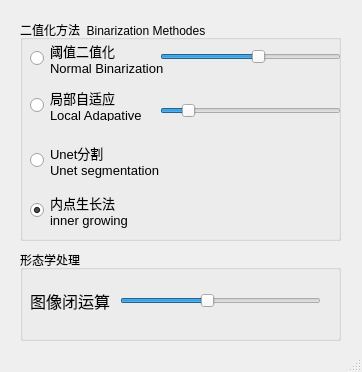
<?xml version="1.0" encoding="UTF-8"?>
<ui version="4.0">
 <class>Binary</class>
 <widget class="QMainWindow" name="Binary">
  <property name="geometry">
   <rect>
    <x>0</x>
    <y>0</y>
    <width>362</width>
    <height>372</height>
   </rect>
  </property>
  <property name="windowTitle">
   <string>二值化</string>
  </property>
  <widget class="QWidget" name="centralwidget">
   <widget class="QGroupBox" name="groupBox">
    <property name="geometry">
     <rect>
      <x>20</x>
      <y>20</y>
      <width>321</width>
      <height>221</height>
     </rect>
    </property>
    <property name="title">
     <string>二值化方法  Binarization Methodes</string>
    </property>
    <widget class="QRadioButton" name="radioBinaryNormal">
     <property name="geometry">
      <rect>
       <x>10</x>
       <y>18</y>
       <width>171</width>
       <height>41</height>
      </rect>
     </property>
     <property name="font">
      <font>
       <pointsize>10</pointsize>
      </font>
     </property>
     <property name="focusPolicy">
      <enum>Qt::NoFocus</enum>
     </property>
     <property name="text">
      <string>阈值二值化
Normal Binarization</string>
     </property>
     <property name="checked">
      <bool>false</bool>
     </property>
    </widget>
    <widget class="QRadioButton" name="radioBinaryAuto">
     <property name="geometry">
      <rect>
       <x>10</x>
       <y>70</y>
       <width>141</width>
       <height>31</height>
      </rect>
     </property>
     <property name="font">
      <font>
       <pointsize>10</pointsize>
      </font>
     </property>
     <property name="focusPolicy">
      <enum>Qt::NoFocus</enum>
     </property>
     <property name="text">
      <string>局部自适应 
Local Adapative</string>
     </property>
     <property name="checked">
      <bool>false</bool>
     </property>
    </widget>
    <widget class="QRadioButton" name="radioBinaryDL">
     <property name="enabled">
      <bool>true</bool>
     </property>
     <property name="geometry">
      <rect>
       <x>10</x>
       <y>110</y>
       <width>171</width>
       <height>61</height>
      </rect>
     </property>
     <property name="font">
      <font>
       <pointsize>10</pointsize>
      </font>
     </property>
     <property name="focusPolicy">
      <enum>Qt::NoFocus</enum>
     </property>
     <property name="text">
      <string>Unet分割 
Unet segmentation</string>
     </property>
     <property name="checked">
      <bool>false</bool>
     </property>
    </widget>
    <widget class="QSlider" name="sliderBinaryNormal">
     <property name="geometry">
      <rect>
       <x>140</x>
       <y>26</y>
       <width>181</width>
       <height>22</height>
      </rect>
     </property>
     <property name="focusPolicy">
      <enum>Qt::NoFocus</enum>
     </property>
     <property name="maximum">
      <number>255</number>
     </property>
     <property name="pageStep">
      <number>1</number>
     </property>
     <property name="value">
      <number>140</number>
     </property>
     <property name="orientation">
      <enum>Qt::Horizontal</enum>
     </property>
    </widget>
    <widget class="QSlider" name="sliderBinaryAuto">
     <property name="geometry">
      <rect>
       <x>140</x>
       <y>80</y>
       <width>181</width>
       <height>22</height>
      </rect>
     </property>
     <property name="focusPolicy">
      <enum>Qt::NoFocus</enum>
     </property>
     <property name="maximum">
      <number>40</number>
     </property>
     <property name="pageStep">
      <number>1</number>
     </property>
     <property name="value">
      <number>5</number>
     </property>
     <property name="orientation">
      <enum>Qt::Horizontal</enum>
     </property>
    </widget>
    <widget class="QRadioButton" name="radioBinaryInner">
     <property name="enabled">
      <bool>true</bool>
     </property>
     <property name="geometry">
      <rect>
       <x>10</x>
       <y>160</y>
       <width>171</width>
       <height>61</height>
      </rect>
     </property>
     <property name="font">
      <font>
       <pointsize>10</pointsize>
      </font>
     </property>
     <property name="focusPolicy">
      <enum>Qt::NoFocus</enum>
     </property>
     <property name="text">
      <string>内点生长法 
inner growing</string>
     </property>
     <property name="checked">
      <bool>true</bool>
     </property>
    </widget>
   </widget>
   <widget class="QGroupBox" name="groupBox_3">
    <property name="geometry">
     <rect>
      <x>20</x>
      <y>250</y>
      <width>321</width>
      <height>91</height>
     </rect>
    </property>
    <property name="title">
     <string>形态学处理</string>
    </property>
    <widget class="QLabel" name="label_19">
     <property name="geometry">
      <rect>
       <x>10</x>
       <y>20</y>
       <width>141</width>
       <height>61</height>
      </rect>
     </property>
     <property name="font">
      <font>
       <pointsize>12</pointsize>
      </font>
     </property>
     <property name="toolTipDuration">
      <number>1</number>
     </property>
     <property name="text">
      <string>图像闭运算</string>
     </property>
    </widget>
    <widget class="QSlider" name="sliderBinaryClose">
     <property name="geometry">
      <rect>
       <x>100</x>
       <y>40</y>
       <width>201</width>
       <height>22</height>
      </rect>
     </property>
     <property name="focusPolicy">
      <enum>Qt::NoFocus</enum>
     </property>
     <property name="maximum">
      <number>7</number>
     </property>
     <property name="pageStep">
      <number>1</number>
     </property>
     <property name="value">
      <number>3</number>
     </property>
     <property name="orientation">
      <enum>Qt::Horizontal</enum>
     </property>
    </widget>
   </widget>
  </widget>
  <widget class="QMenuBar" name="menubar">
   <property name="geometry">
    <rect>
     <x>0</x>
     <y>0</y>
     <width>362</width>
     <height>23</height>
    </rect>
   </property>
  </widget>
  <widget class="QStatusBar" name="statusbar"/>
 </widget>
 <resources/>
 <connections/>
</ui>
